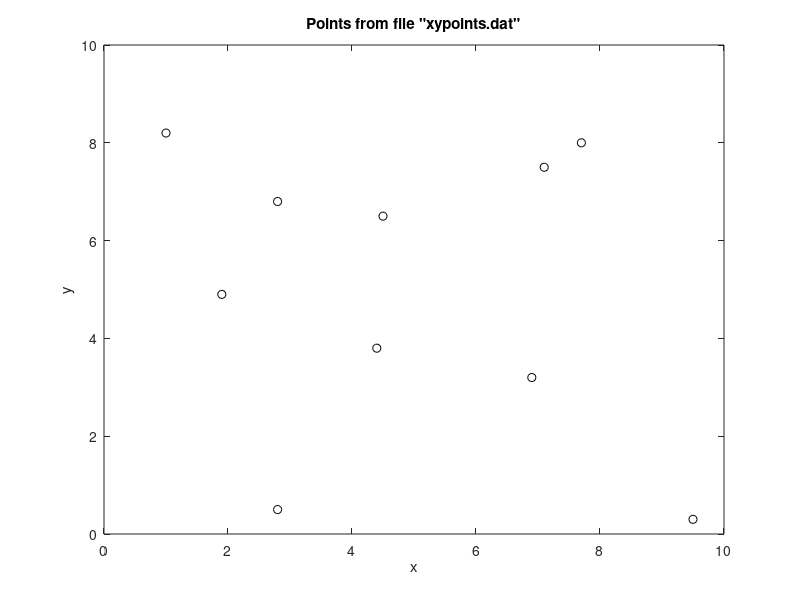

Here is the MATLAB script that generated this plot:
fid = fopen('xypoints.dat');
if fid == -1
    disp('File open not successful');
else
    xvec = 1:10;
    yvec = 1:10;
    for i = 1:10
        aline = fgetl(fid);
        [x,rest] = strtok(aline,'y');
        x(1:2) = [];
        [let,y] = strtok(rest);
        xvec(i) = str2num(x);
        yvec(i) = str2num(y);
    end
    plot(xvec,yvec,'ko');
    xlabel('x');
    ylabel('y');
    title('Points from file "xypoints.dat"');
    
    closeresult = fclose(fid);
    if closeresult == 0
        disp('File close successful');
    else
        disp('File close not successful');
    end
end

        